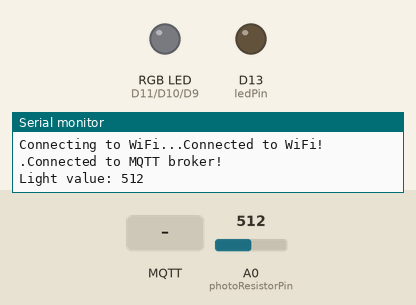
A sketch run on a simulated Arduino MKR. Parts: an RGB LED mixed from three pins (HIGH = lit), output pins drawn as LEDs (lit = HIGH), the last lines printed to the serial monitor. The inputs (shaded band) are chosen by the test bench; at power-on: A0 (photoResistorPin) = 512. WiFi joins after 1.5 s; servers stay silent unless stated; no MQTT or app messages arrive unless stated.

Above: at 2.7 s.
2.8 s: MQTT message "ON" arrives on the second subscribed topic
At 3.8 s:
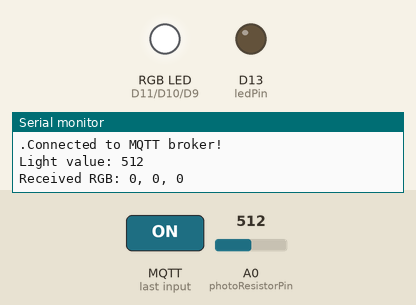
4.5 s: MQTT message "5" arrives on the second subscribed topic
At 5.0 s:
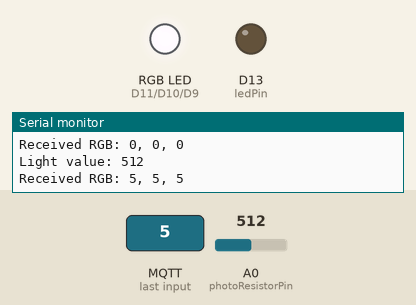
6.0 s: MQTT message "ON" arrives on the first subscribed topic
At 7.2 s:
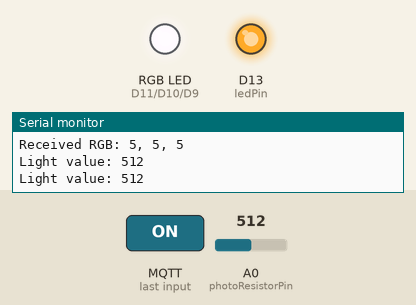
7.5 s: MQTT message "5" arrives on the first subscribed topic
At 8.5 s:
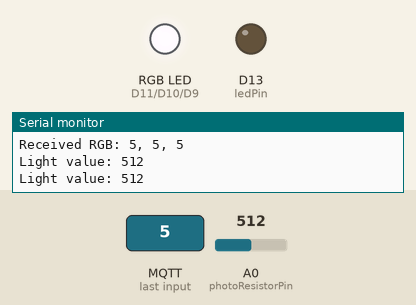
Timing chart, 0 to 10.0 s (numbered marks = the images above; inputs shaded):
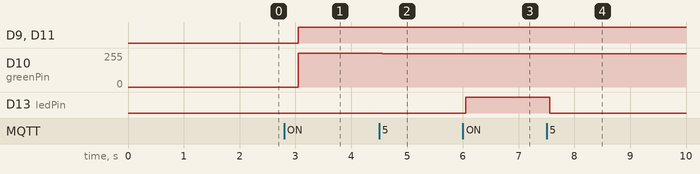

The sketch:

TechLabo.ino
```cpp
#include <WiFiNINA.h>
#include <PubSubClient.h>  // Include PubSubClient for MQTT

// WiFi and MQTT Setup
const char ssid[] = "saskialaverge";   // Your WiFi SSID
const char pass[] = "Rita1956";        // Your WiFi password
const char broker[] = "192.168.0.178"; // IP address of the MQTT broker
int port = 1883;                       // MQTT port (default: 1883 for non-secure connection)
WiFiClient wifiClient;
PubSubClient mqttClient(wifiClient);    // Initialize PubSubClient with WiFiClient

// Pin Definitions
const byte ledPin = 13;     // Simple LED on Pin 7
const byte redPin = 11;     // Red for RGB LED
const byte greenPin = 10;  // Green for RGB LED
const byte bluePin = 9;   // Blue for RGB LED
const byte photoResistorPin = A0;  // Analog input for photoresistor

// Topics
const char ledControlTopic[] = "home/led";
const char rgbControlTopic[] = "home/rgb";
const char lightDataTopic[] = "home/lightData";

// Variables
int lightValue = 0;

void setup() {
  Serial.begin(9600);
  pinMode(ledPin, OUTPUT);
  pinMode(redPin, OUTPUT);
  pinMode(greenPin, OUTPUT);
  pinMode(bluePin, OUTPUT);

  // Connect to WiFi
  connectWiFi();

  // Initialize MQTT client
  mqttClient.setServer(broker, port);  // Set the MQTT broker
  mqttClient.setCallback(messageReceived); // Set the message callback

  // Attempt to connect to MQTT broker
  while (!mqttClient.connected()) {
    Serial.print(".");
    if (mqttClient.connect("arduinoClient")) {
      Serial.println("Connected to MQTT broker!");
      mqttClient.subscribe(ledControlTopic);
      mqttClient.subscribe(rgbControlTopic);
    } else {
      Serial.print("Failed, rc=");
      Serial.print(mqttClient.state());
      Serial.println(" Try again in 5 seconds.");
      delay(5000);  // Wait 5 seconds before retrying
    }
  }
}

void loop() {
  mqttClient.loop();  // Process incoming MQTT messages

  // Read the value from the photoresistor and send it to the MQTT broker
  lightValue = analogRead(photoResistorPin);
  char lightData[10];
  itoa(lightValue, lightData, 10);  // Convert the integer to a string
  mqttClient.publish(lightDataTopic, lightData);  // Publish the light data

  delay(1000);  // Wait for 1 second before reading again

  lightValue = analogRead(photoResistorPin);
  Serial.print("Light value: ");
  Serial.println(lightValue);
  delay(500);  // Print every 500 milliseconds
}


void connectWiFi() {
  Serial.print("Connecting to WiFi...");
  while (WiFi.begin(ssid, pass) != WL_CONNECTED) {
    delay(5000);
    Serial.print(".");  // Print a dot every 5 seconds to show progress
  }
  Serial.println("Connected to WiFi!");
}

void messageReceived(char* topic, byte* payload, unsigned int length) {
  String message = "";
  for (unsigned int i = 0; i < length; i++) {
    message += (char)payload[i];  // Convert payload bytes to string
  }

  if (String(topic) == ledControlTopic) {
    if (message == "ON") {
      digitalWrite(ledPin, HIGH);  // Turn on LED
    } else {
      digitalWrite(ledPin, LOW);   // Turn off LED
    }
  }
  else if (String(topic) == rgbControlTopic) {
    // Assuming the message is in the format "255,0,128"
    int firstComma = message.indexOf(',');
    int secondComma = message.indexOf(',', firstComma + 1);

    int r = message.substring(0, firstComma).toInt();  // Get the red value
    int g = message.substring(firstComma + 1, secondComma).toInt();  // Get the green value
    int b = message.substring(secondComma + 1).toInt();  // Get the blue value

    // Debugging: Print the RGB values to the Serial Monitor
    Serial.print("Received RGB: ");
    Serial.print(r);
    Serial.print(", ");
    Serial.print(g);
    Serial.print(", ");
    Serial.println(b);

    // Ensure that the values are within the valid range
    r = constrain(r, 0, 255);
    g = constrain(g, 0, 255);
    b = constrain(b, 0, 255);

    // For common anode LED, HIGH turns it off and LOW turns it on
    analogWrite(redPin, 255 - r);    // Invert for common anode
    analogWrite(greenPin, 255 - g);  // Invert for common anode
    analogWrite(bluePin, 255 - b);   // Invert for common anode
  }
}
```

Measured:
- after the input at 2.8 s, D9 (bluePin), D11 (redPin): LOW → HIGH after 0.25 s; D10 (greenPin): 0/255 → 255/255 after 0.25 s
- after the input at 4.5 s, D10 (greenPin): 255/255 → 250/255 after 0.06 s
- after the input at 6.0 s, D13 (ledPin): LOW → HIGH after 0.06 s
- after the input at 7.5 s, D13 (ledPin): HIGH → LOW after 0.06 s
